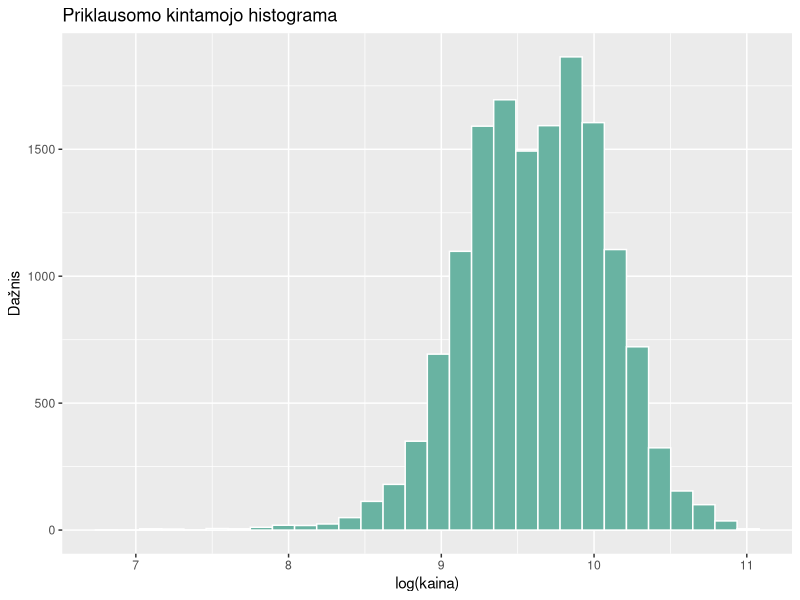
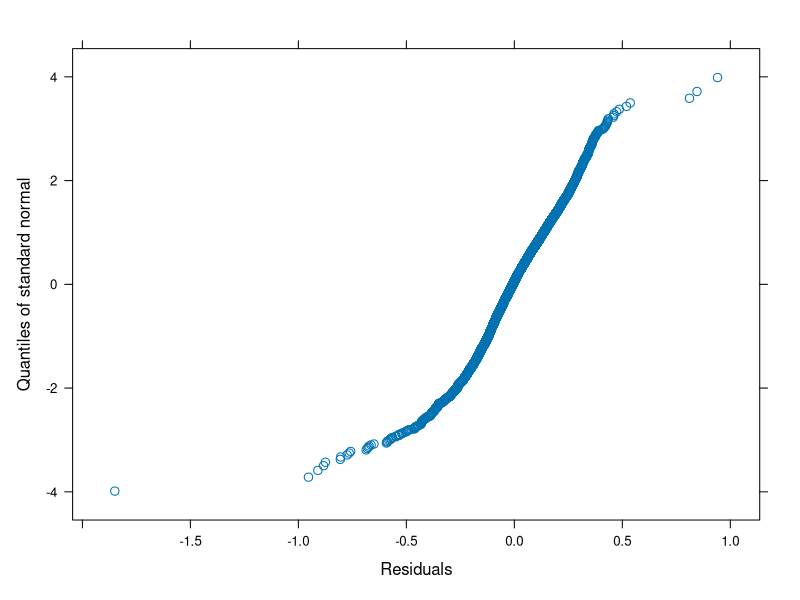
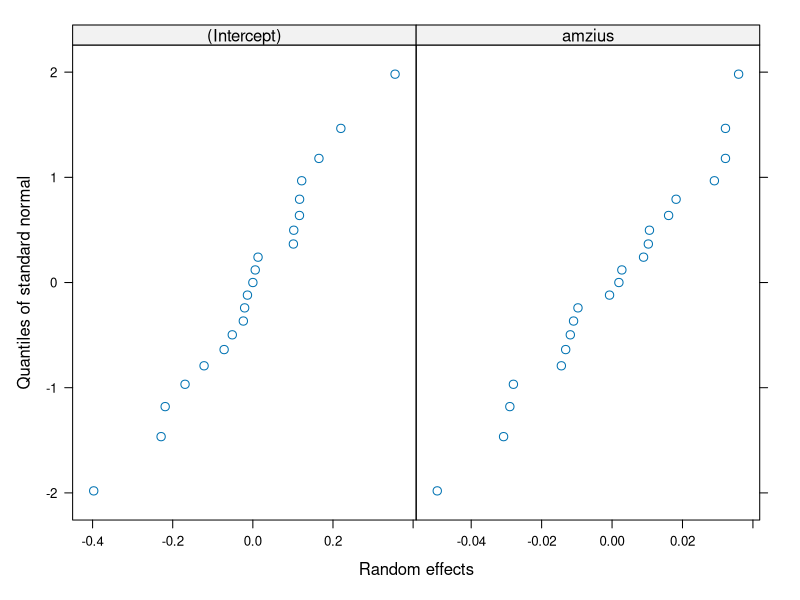
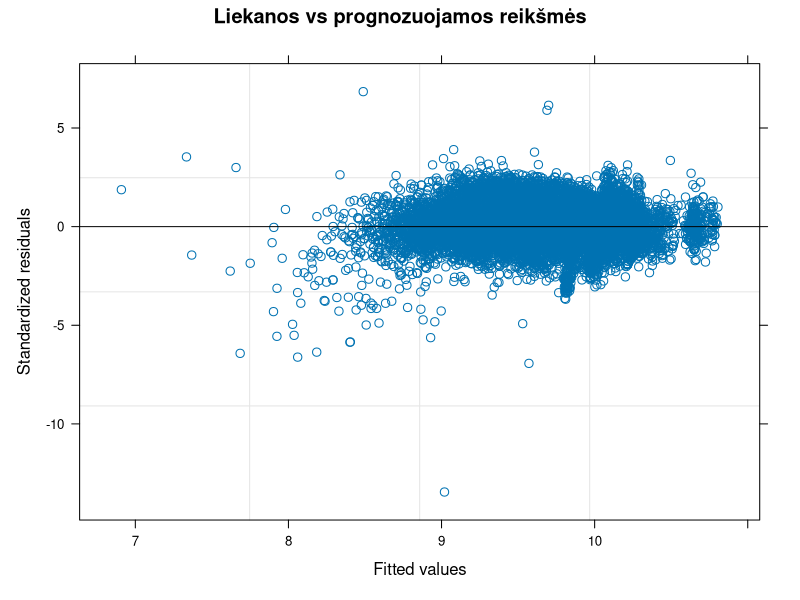
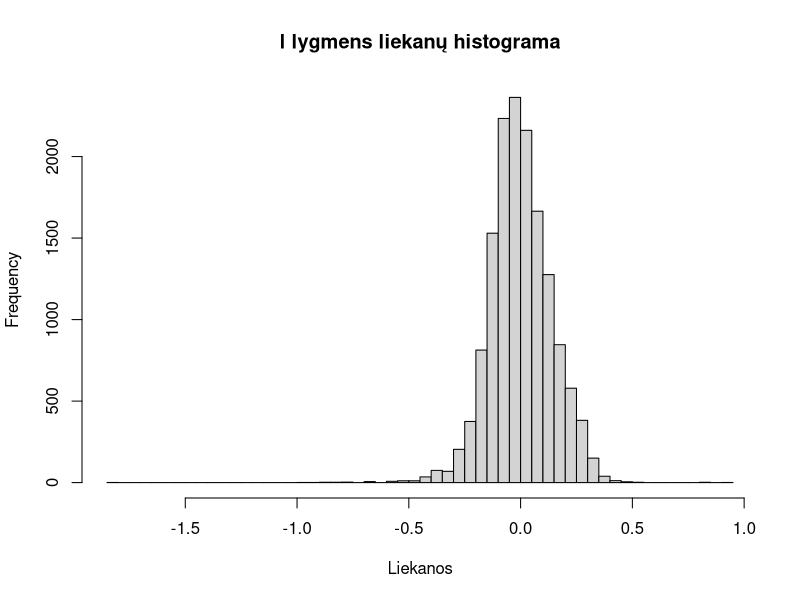

Recreate these plots in R, in order.
# =====================================================================
# Autorės: Lidija Puščiūtė, Darja Baranova
# K6(10) – Savarankiškas HLM: naudotų Volkswagen automobilių kainos
# Duomenys: Kaggle „100,000 UK Used Car Data set“ (failas vw.csv)
# I lygmuo – automobilis (skelbimas), II lygmuo – automobilio modelis
# =====================================================================

# Bibliotekos
library(nlme)      # lme() – hierarchiniai tiesiniai modeliai (kaip paskaitos pavyzdyje)
library(ggplot2)   # priklausomo kintamojo histograma

# ---------------------------------------------------------------------
# 0. Duomenų nuskaitymas ir paruošimas
# ---------------------------------------------------------------------
duom <- read.csv("vw.csv")                               # failas tame pačiame aplanke kaip kodas
duom$model <- trimws(duom$model)                         # pavadinimų priekyje yra tarpas

duom <- subset(duom, fuelType %in% c("Petrol", "Diesel"))   # tik benzininiai ir dyzeliniai
duom <- subset(duom, engineSize > 0)                        # variklio tūris 0 – klaida
duom <- subset(duom, mpg >= 20 & mpg <= 100)                # neįtikėtinos sąnaudų reikšmės
duom <- duom[duom$model %in% names(which(table(duom$model) >= 30)), ]  # modeliai su >= 30 automobilių
duom$model <- factor(duom$model)

duom$lkaina <- log(duom$price)        # priklausomas kintamasis – kainos logaritmas
duom$amzius <- 2020 - duom$year       # amžius metais (duomenys surinkti 2020 m.)
duom$rida   <- duom$mileage / 1000    # rida, tūkst. mylių
duom$vid_variklis <- ave(duom$engineSize, duom$model)   # II lygmens kintamasis: modelio vidutinis variklio tūris

nrow(duom)            # stebėjimų skaičius
nlevels(duom$model)   # II lygmens aibių (modelių) skaičius
sort(table(duom$model))

# ---------------------------------------------------------------------
# 1. Priklausomo kintamojo normalumas
# ---------------------------------------------------------------------
ggplot(duom, aes(x = lkaina)) +
  geom_histogram(bins = 30, fill = "#69b3a2", color = "white") +
  labs(title = "Priklausomo kintamojo histograma", x = "log(kaina)", y = "Dažnis")
set.seed(2026)
shapiro.test(sample(duom$lkaina, 5000))   # shapiro.test leidžia iki 5000 stebėjimų – atsitiktinė imtis

# ---------------------------------------------------------------------
# 2. Besąlyginis modelis ir ICC
# ---------------------------------------------------------------------
model.0 <- lme(lkaina ~ 1, random = ~ 1 | model, data = duom)   # REML
summary(model.0)
VarCorr(model.0)
tau00 <- as.numeric(VarCorr(model.0)[1, "Variance"])
sigma2_0 <- model.0$sigma^2
ICC <- tau00 / (tau00 + sigma2_0)
ICC
intervals(model.0)    # PI dispersijų st. nuokrypiams (ar tau00 > 0, sigma^2 > 0)

# ---------------------------------------------------------------------
# 3. Intervalinių I lygmens kintamųjų koreliacijos
# ---------------------------------------------------------------------
round(cor(duom[, c("amzius", "rida", "mpg")]), 3)

# ---------------------------------------------------------------------
# 4. Dviejų lygmenų modelis
#    I lygmuo: amzius, rida, mpg (intervaliniai), transmission, fuelType (kategoriniai)
#    II lygmuo: vid_variklis
#    Atsitiktinio poveikio: konstanta ir amzius
#    Kategoriniams kintamiesiems R automatiškai sukuria pseudokintamuosius
#    (bazinės kategorijos – Automatic ir Diesel)
# ---------------------------------------------------------------------
duom$transmission <- factor(duom$transmission)   # Automatic, Manual, Semi-Auto
duom$fuelType <- factor(duom$fuelType)           # Diesel, Petrol
table(duom$transmission); table(duom$fuelType)

ctrl <- lmeControl(opt = "optim", maxIter = 200, msMaxIter = 200)
model.1 <- lme(lkaina ~ 1 + vid_variklis + amzius + rida + mpg + transmission + fuelType,
               random = ~ 1 + amzius | model, data = duom, control = ctrl)   # REML
summary(model.1)        # fiksuoti parametrai (Fixed effects) ir st. nuokrypiai (Random effects)
VarCorr(model.1)        # dispersijos: tau00, tau11, sigma^2

model.0ml <- update(model.0, method = "ML")   # modelių palyginimui – ML įverčiai
model.1ml <- update(model.1, method = "ML")

# Ar reikalingas atsitiktinis amžiaus nuolydis?
model.1a <- lme(lkaina ~ 1 + vid_variklis + amzius + rida + mpg + transmission + fuelType,
                random = ~ 1 | model, data = duom, method = "ML", control = ctrl)
anova(model.1ml, model.1a)       # p < 0,0001 – atsitiktinis nuolydis reikalingas

# ---------------------------------------------------------------------
# 5. Modeliai su sąveika (II lygmens kintamasis × I lygmens kintamasis)
# ---------------------------------------------------------------------
# SĄVEIKA 1: vid_variklis ir amzius
# Klausimas: ar didesnio variklio modeliai nuvertėja greičiau?
model.2ml <- update(model.1ml, . ~ . + vid_variklis:amzius)
summary(model.2ml)$tTable
anova(model.1ml, model.2ml)      # sąveika nereikšminga – nereikalinga

# SĄVEIKA 2: vid_variklis ir mpg
# Klausimas: ar variklio dydis keičia degalų sąnaudų (ekonomiškumo) įtaką?
model.3ml <- update(model.1ml, . ~ . + vid_variklis:mpg)
summary(model.3ml)$tTable
anova(model.1ml, model.3ml)      # sąveika reikšminga, AIC sumažėja daugiau nei 10
AIC(model.1ml) - AIC(model.3ml)

# ---------------------------------------------------------------------
# 6. GALUTINIS MODELIS: su sąveika vid_variklis:mpg, įvertintas REML metodu
# ---------------------------------------------------------------------
model.3 <- update(model.3ml, method = "REML")
summary(model.3)       # fiksuoti parametrai ir st. nuokrypiai
VarCorr(model.3)       # dispersijos: tau00, tau11, sigma^2

# ---------------------------------------------------------------------
# 7. Galutinio modelio palyginimas su besąlyginiu
# ---------------------------------------------------------------------
sigma2_3 <- model.3$sigma^2
(sigma2_0 - sigma2_3) / sigma2_0              # I lygmens dispersijos sąlyginis pokytis
anova(model.3ml, model.0ml)                   # AIC ir tikėtinumo santykio testas (ML)
AIC(model.0ml) - AIC(model.3ml)               # Akaikės indekso pokytis

# ---------------------------------------------------------------------
# 8. Prielaidų tikrinimas: liekanų normalumas ir homoskedastiškumas
# ---------------------------------------------------------------------
qqnorm(model.3, ~ resid(.))      # I lygmens liekanos e
qqnorm(model.3, ~ ranef(.))      # II lygmens u0 ir u1
plot(model.3, resid(., type = "pearson") ~ fitted(.), abline = 0,
     main = "Liekanos vs prognozuojamos reikšmės")   # homoskedastiškumas
hist(resid(model.3), breaks = 80, main = "I lygmens liekanų histograma", xlab = "Liekanos")
mean(abs(resid(model.3, type = "pearson")) > 3)   # dalis liekanų, didesnių nei 3 st. nuokrypiai
round(ranef(model.3), 3)                          # kiekvieno modelio u0 ir u1

# ---------------------------------------------------------------------
# 9. Prognozė su galutiniu modeliu
#    3 metų VW Golf, 30 tūkst. mylių rida, 55 mpg, mechaninė dėžė, benzinas
# ---------------------------------------------------------------------
vv_golf <- unique(duom$vid_variklis[duom$model == "Golf"])   # Golf vidutinis variklio tūris
naujas_golf <- data.frame(
  model = factor("Golf", levels = levels(duom$model)),
  vid_variklis = vv_golf,
  amzius = 3,
  rida = 30,
  mpg = 55,
  transmission = factor("Manual", levels = levels(duom$transmission)),
  fuelType = factor("Petrol", levels = levels(duom$fuelType))
)

exp(predict(model.3, naujas_golf, level = 0))   # pagal fiksuotą dalį (level = 0), £
exp(predict(model.3, naujas_golf, level = 1))   # su Golf atsitiktiniais efektais (level = 1), £
